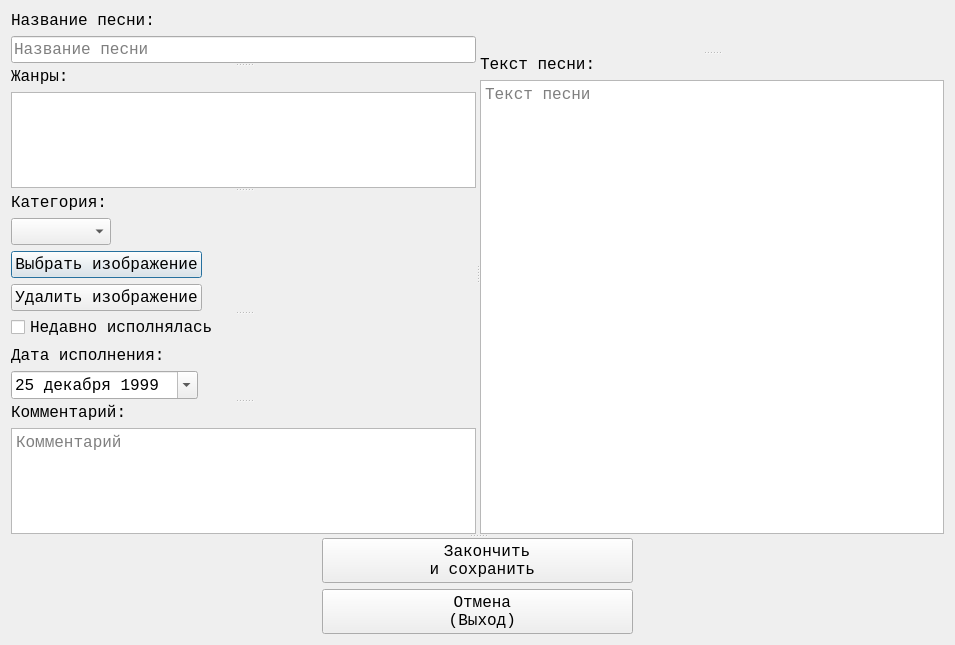
<?xml version="1.0" encoding="UTF-8"?>
<ui version="4.0">
 <class>dlg_edit_songs</class>
 <widget class="QDialog" name="dlg_edit_songs">
  <property name="geometry">
   <rect>
    <x>0</x>
    <y>0</y>
    <width>955</width>
    <height>645</height>
   </rect>
  </property>
  <property name="font">
   <font>
    <family>Lucida Console</family>
    <pointsize>12</pointsize>
    <bold>false</bold>
   </font>
  </property>
  <property name="windowTitle">
   <string>Редактирование песни</string>
  </property>
  <layout class="QVBoxLayout" name="verticalLayout_6">
   <item>
    <widget class="QSplitter" name="splitter_5">
     <property name="orientation">
      <enum>Qt::Orientation::Vertical</enum>
     </property>
     <widget class="QSplitter" name="splitter_4">
      <property name="orientation">
       <enum>Qt::Orientation::Horizontal</enum>
      </property>
      <widget class="QSplitter" name="splitter_3">
       <property name="orientation">
        <enum>Qt::Orientation::Vertical</enum>
       </property>
       <widget class="QSplitter" name="splitter">
        <property name="orientation">
         <enum>Qt::Orientation::Vertical</enum>
        </property>
        <widget class="QWidget" name="layoutWidget">
         <layout class="QVBoxLayout" name="vl_song">
          <item>
           <spacer name="verticalSpacer_7">
            <property name="orientation">
             <enum>Qt::Orientation::Vertical</enum>
            </property>
            <property name="sizeHint" stdset="0">
             <size>
              <width>20</width>
              <height>40</height>
             </size>
            </property>
           </spacer>
          </item>
          <item>
           <widget class="QLabel" name="lbl_song">
            <property name="font">
             <font>
              <family>Lucida Console</family>
              <pointsize>12</pointsize>
              <bold>false</bold>
             </font>
            </property>
            <property name="text">
             <string>Название песни: </string>
            </property>
           </widget>
          </item>
          <item>
           <widget class="QLineEdit" name="le_song">
            <property name="font">
             <font>
              <family>Lucida Console</family>
              <pointsize>12</pointsize>
              <bold>false</bold>
             </font>
            </property>
            <property name="cursor">
             <cursorShape>PointingHandCursor</cursorShape>
            </property>
            <property name="placeholderText">
             <string>Название песни</string>
            </property>
           </widget>
          </item>
         </layout>
        </widget>
        <widget class="QWidget" name="layoutWidget">
         <layout class="QVBoxLayout" name="vl_genres">
          <item>
           <spacer name="verticalSpacer_6">
            <property name="orientation">
             <enum>Qt::Orientation::Vertical</enum>
            </property>
            <property name="sizeHint" stdset="0">
             <size>
              <width>20</width>
              <height>40</height>
             </size>
            </property>
           </spacer>
          </item>
          <item>
           <widget class="QLabel" name="lbl_genres">
            <property name="font">
             <font>
              <family>Lucida Console</family>
              <pointsize>12</pointsize>
              <bold>false</bold>
             </font>
            </property>
            <property name="text">
             <string>Жанры:</string>
            </property>
            <property name="alignment">
             <set>Qt::AlignmentFlag::AlignBottom|Qt::AlignmentFlag::AlignLeading|Qt::AlignmentFlag::AlignLeft</set>
            </property>
           </widget>
          </item>
          <item>
           <widget class="QListWidget" name="lw_genres">
            <property name="font">
             <font>
              <family>Lucida Console</family>
              <pointsize>12</pointsize>
              <italic>false</italic>
              <bold>false</bold>
             </font>
            </property>
            <property name="cursor" stdset="0">
             <cursorShape>PointingHandCursor</cursorShape>
            </property>
            <property name="styleSheet">
             <string notr="true"/>
            </property>
            <property name="alternatingRowColors">
             <bool>true</bool>
            </property>
            <property name="selectionMode">
             <enum>QAbstractItemView::SelectionMode::ExtendedSelection</enum>
            </property>
            <property name="selectionRectVisible">
             <bool>true</bool>
            </property>
           </widget>
          </item>
         </layout>
        </widget>
       </widget>
       <widget class="QWidget" name="layoutWidget">
        <layout class="QVBoxLayout" name="verticalLayout_2">
         <item>
          <layout class="QVBoxLayout" name="verticalLayout">
           <item>
            <spacer name="verticalSpacer_5">
             <property name="orientation">
              <enum>Qt::Orientation::Vertical</enum>
             </property>
             <property name="sizeHint" stdset="0">
              <size>
               <width>20</width>
               <height>40</height>
              </size>
             </property>
            </spacer>
           </item>
           <item>
            <layout class="QHBoxLayout" name="horizontalLayout">
             <item>
              <widget class="QLabel" name="lbl_category">
               <property name="text">
                <string>Категория:</string>
               </property>
              </widget>
             </item>
             <item>
              <spacer name="horizontalSpacer_2">
               <property name="orientation">
                <enum>Qt::Orientation::Horizontal</enum>
               </property>
               <property name="sizeHint" stdset="0">
                <size>
                 <width>40</width>
                 <height>20</height>
                </size>
               </property>
              </spacer>
             </item>
            </layout>
           </item>
          </layout>
         </item>
         <item>
          <layout class="QHBoxLayout" name="horizontalLayout_2">
           <item>
            <widget class="QComboBox" name="cb_categories"/>
           </item>
           <item>
            <spacer name="horizontalSpacer_5">
             <property name="orientation">
              <enum>Qt::Orientation::Horizontal</enum>
             </property>
             <property name="sizeHint" stdset="0">
              <size>
               <width>40</width>
               <height>20</height>
              </size>
             </property>
            </spacer>
           </item>
          </layout>
         </item>
         <item>
          <layout class="QVBoxLayout" name="verticalLayout_7">
           <item>
            <widget class="QPushButton" name="btn_choose_image_file">
             <property name="sizePolicy">
              <sizepolicy hsizetype="Fixed" vsizetype="Fixed">
               <horstretch>0</horstretch>
               <verstretch>0</verstretch>
              </sizepolicy>
             </property>
             <property name="text">
              <string>Выбрать изображение</string>
             </property>
            </widget>
           </item>
           <item>
            <widget class="QPushButton" name="btn_delete_image_file">
             <property name="sizePolicy">
              <sizepolicy hsizetype="Fixed" vsizetype="Fixed">
               <horstretch>0</horstretch>
               <verstretch>0</verstretch>
              </sizepolicy>
             </property>
             <property name="text">
              <string>Удалить изображение</string>
             </property>
            </widget>
           </item>
          </layout>
         </item>
        </layout>
       </widget>
       <widget class="QWidget" name="layoutWidget">
        <layout class="QVBoxLayout" name="verticalLayout_4">
         <item>
          <layout class="QHBoxLayout" name="hl_recently">
           <item>
            <widget class="QCheckBox" name="chb_last_performed">
             <property name="enabled">
              <bool>true</bool>
             </property>
             <property name="sizePolicy">
              <sizepolicy hsizetype="Minimum" vsizetype="Fixed">
               <horstretch>0</horstretch>
               <verstretch>0</verstretch>
              </sizepolicy>
             </property>
             <property name="baseSize">
              <size>
               <width>0</width>
               <height>0</height>
              </size>
             </property>
             <property name="layoutDirection">
              <enum>Qt::LayoutDirection::LeftToRight</enum>
             </property>
             <property name="text">
              <string>Недавно исполнялась</string>
             </property>
             <property name="checked">
              <bool>false</bool>
             </property>
            </widget>
           </item>
           <item>
            <spacer name="horizontalSpacer">
             <property name="orientation">
              <enum>Qt::Orientation::Horizontal</enum>
             </property>
             <property name="sizeHint" stdset="0">
              <size>
               <width>40</width>
               <height>20</height>
              </size>
             </property>
            </spacer>
           </item>
          </layout>
         </item>
         <item>
          <layout class="QHBoxLayout" name="hl_date">
           <item>
            <layout class="QVBoxLayout" name="verticalLayout_3">
             <item>
              <spacer name="verticalSpacer_3">
               <property name="orientation">
                <enum>Qt::Orientation::Vertical</enum>
               </property>
               <property name="sizeHint" stdset="0">
                <size>
                 <width>20</width>
                 <height>40</height>
                </size>
               </property>
              </spacer>
             </item>
             <item>
              <widget class="QLabel" name="lbl_performed_date">
               <property name="text">
                <string>Дата исполнения:</string>
               </property>
              </widget>
             </item>
             <item>
              <widget class="QDateEdit" name="de_last_performed">
               <property name="locale">
                <locale language="Russian" country="Russia"/>
               </property>
               <property name="readOnly">
                <bool>false</bool>
               </property>
               <property name="buttonSymbols">
                <enum>QAbstractSpinBox::ButtonSymbols::UpDownArrows</enum>
               </property>
               <property name="showGroupSeparator" stdset="0">
                <bool>false</bool>
               </property>
               <property name="dateTime">
                <datetime>
                 <hour>0</hour>
                 <minute>0</minute>
                 <second>0</second>
                 <year>1999</year>
                 <month>12</month>
                 <day>25</day>
                </datetime>
               </property>
               <property name="currentSection">
                <enum>QDateTimeEdit::Section::DaySection</enum>
               </property>
               <property name="displayFormat">
                <string>dd MMMM yyyy</string>
               </property>
               <property name="calendarPopup">
                <bool>true</bool>
               </property>
              </widget>
             </item>
            </layout>
           </item>
           <item>
            <spacer name="horizontalSpacer_3">
             <property name="orientation">
              <enum>Qt::Orientation::Horizontal</enum>
             </property>
             <property name="sizeHint" stdset="0">
              <size>
               <width>40</width>
               <height>20</height>
              </size>
             </property>
            </spacer>
           </item>
          </layout>
         </item>
        </layout>
       </widget>
       <widget class="QWidget" name="layoutWidget">
        <layout class="QVBoxLayout" name="vl_comment">
         <item>
          <spacer name="verticalSpacer_8">
           <property name="orientation">
            <enum>Qt::Orientation::Vertical</enum>
           </property>
           <property name="sizeHint" stdset="0">
            <size>
             <width>20</width>
             <height>40</height>
            </size>
           </property>
          </spacer>
         </item>
         <item>
          <widget class="QLabel" name="lbl_comment">
           <property name="text">
            <string>Комментарий:</string>
           </property>
          </widget>
         </item>
         <item>
          <widget class="QTextEdit" name="te_comment">
           <property name="placeholderText">
            <string>Комментарий</string>
           </property>
          </widget>
         </item>
        </layout>
       </widget>
      </widget>
      <widget class="QSplitter" name="splitter_2">
       <property name="orientation">
        <enum>Qt::Orientation::Vertical</enum>
       </property>
       <widget class="QLabel" name="lbl_song_image">
        <property name="text">
         <string/>
        </property>
        <property name="pixmap">
         <pixmap>../images/song_image_test.png</pixmap>
        </property>
        <property name="scaledContents">
         <bool>true</bool>
        </property>
        <property name="alignment">
         <set>Qt::AlignmentFlag::AlignCenter</set>
        </property>
       </widget>
       <widget class="QWidget" name="layoutWidget_2">
        <layout class="QVBoxLayout" name="vl_song_text">
         <item>
          <widget class="QLabel" name="lbl_song_text">
           <property name="text">
            <string>Текст песни:</string>
           </property>
          </widget>
         </item>
         <item>
          <widget class="QTextEdit" name="te_song_text">
           <property name="placeholderText">
            <string>Текст песни</string>
           </property>
          </widget>
         </item>
        </layout>
       </widget>
      </widget>
     </widget>
     <widget class="QWidget" name="layoutWidget">
      <layout class="QHBoxLayout" name="horizontalLayout_3">
       <item>
        <spacer name="horizontalSpacer_4">
         <property name="orientation">
          <enum>Qt::Orientation::Horizontal</enum>
         </property>
         <property name="sizeHint" stdset="0">
          <size>
           <width>40</width>
           <height>20</height>
          </size>
         </property>
        </spacer>
       </item>
       <item>
        <layout class="QVBoxLayout" name="verticalLayout_5">
         <item>
          <widget class="QPushButton" name="btn_finish_and_save">
           <property name="sizePolicy">
            <sizepolicy hsizetype="Expanding" vsizetype="Fixed">
             <horstretch>0</horstretch>
             <verstretch>0</verstretch>
            </sizepolicy>
           </property>
           <property name="font">
            <font>
             <family>Lucida Console</family>
             <pointsize>12</pointsize>
             <bold>false</bold>
            </font>
           </property>
           <property name="cursor">
            <cursorShape>PointingHandCursor</cursorShape>
           </property>
           <property name="text">
            <string>  Закончить
 и сохранить</string>
           </property>
           <property name="iconSize">
            <size>
             <width>32</width>
             <height>32</height>
            </size>
           </property>
          </widget>
         </item>
         <item>
          <widget class="QPushButton" name="btn_cancel">
           <property name="sizePolicy">
            <sizepolicy hsizetype="Expanding" vsizetype="Fixed">
             <horstretch>0</horstretch>
             <verstretch>0</verstretch>
            </sizepolicy>
           </property>
           <property name="font">
            <font>
             <family>Lucida Console</family>
             <pointsize>12</pointsize>
             <bold>false</bold>
            </font>
           </property>
           <property name="cursor">
            <cursorShape>PointingHandCursor</cursorShape>
           </property>
           <property name="text">
            <string> Отмена
 (Выход)</string>
           </property>
           <property name="iconSize">
            <size>
             <width>32</width>
             <height>32</height>
            </size>
           </property>
          </widget>
         </item>
        </layout>
       </item>
       <item>
        <spacer name="horizontalSpacer_6">
         <property name="orientation">
          <enum>Qt::Orientation::Horizontal</enum>
         </property>
         <property name="sizeHint" stdset="0">
          <size>
           <width>40</width>
           <height>20</height>
          </size>
         </property>
        </spacer>
       </item>
      </layout>
     </widget>
    </widget>
   </item>
  </layout>
 </widget>
 <tabstops>
  <tabstop>le_song</tabstop>
  <tabstop>lw_genres</tabstop>
 </tabstops>
 <resources/>
 <connections/>
</ui>
